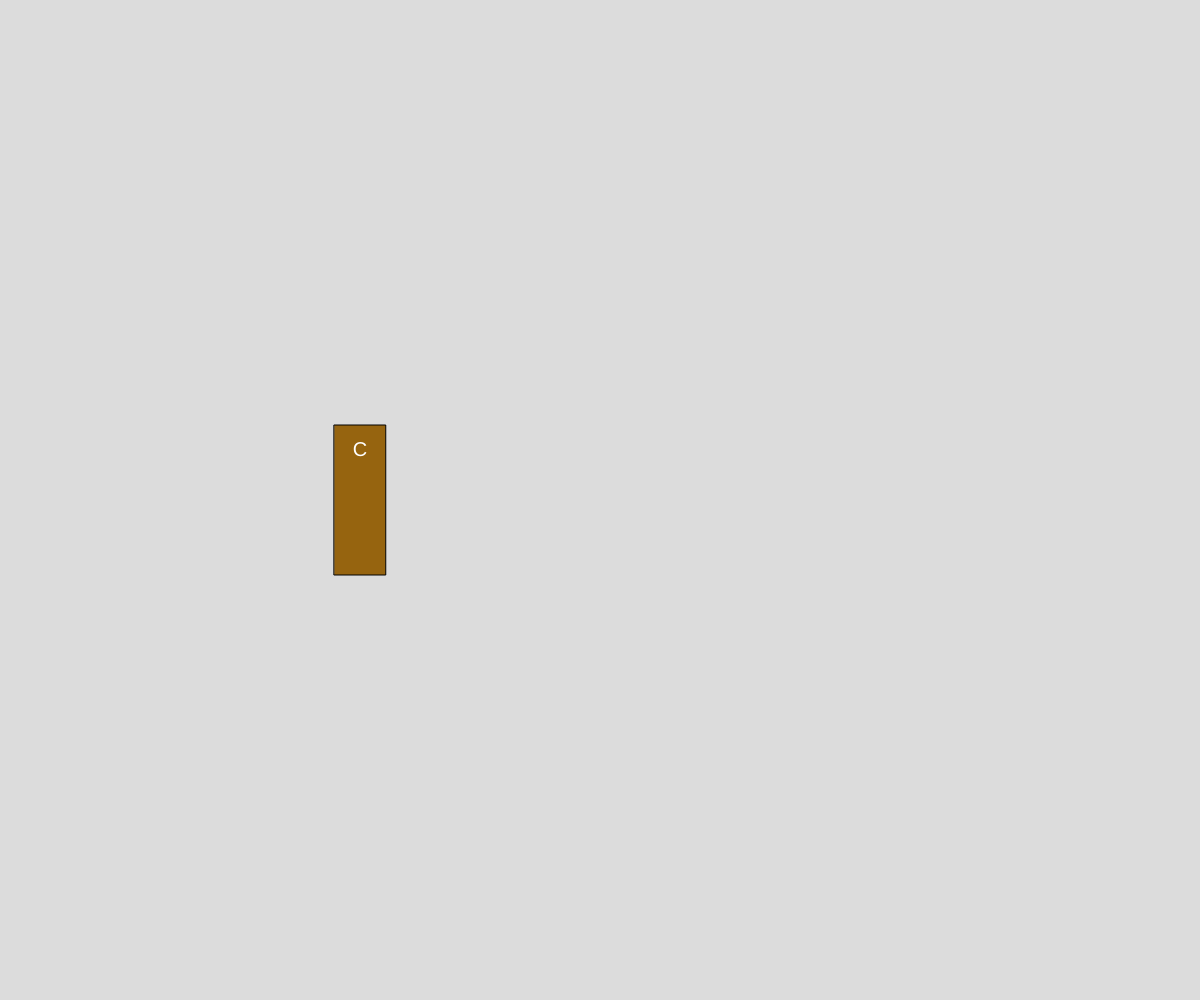
Frame 1 (no input)
Frame 60 (no input): identical to frame 1, image omitted
Frame 120 (the mouse pressed at the canvas centre since frame 60): identical to frame 1, image omitted

The p5.js sketch that drew this single still picture (run headless with seeded random() and noise() and a simulated clock; from frame 60 on, the mouse is pressed at the canvas centre):

// p5.js sketch
// ── sketch.js
// oop
// Sami
// Oct 10, 2024
let myBook;

function setup() {
  createCanvas(windowWidth, windowHeight);
  myBook = new Book("CS30 Text", "Sami",
                    1234567891011, "leatherbound",
                    515, width*0.3);
}

function draw() {
  background(220);
  myBook.display();
}

class Book{
  // 1.constructor
  constructor(title, author, isbn, cover, pages, x){
    this.title = title;
    this.author = author;
    this.isbn = isbn;
    this.coverType = cover;
    this.pageCount = pages;
    this.x = x;
  }
  //2. class methods
  display(){
    //render our book on the screen
    rectMode(CENTER);  textAlign(CENTER,CENTER);
    textSize(20);
    switch(this.coverType){
      case "softcover":
        fill(250,200,150);    break;
      case "hardcover":
        fill(120,255,255);    break;
      case "leatherbound":
        fill(150,100,15);     break;
    }
    rect(this.x, height/2, this.pageCount/10, 150);
    fill(255);
    text(this.title[0], this.x, height/2 - 50);
  }
    
  printOut(){
    //print out our data in a nice format
    print(this.title + ", by " + this.author);
    print("Length: " + this.pageCount);
    print("ISBN: " + this.isbn);
  }
}
